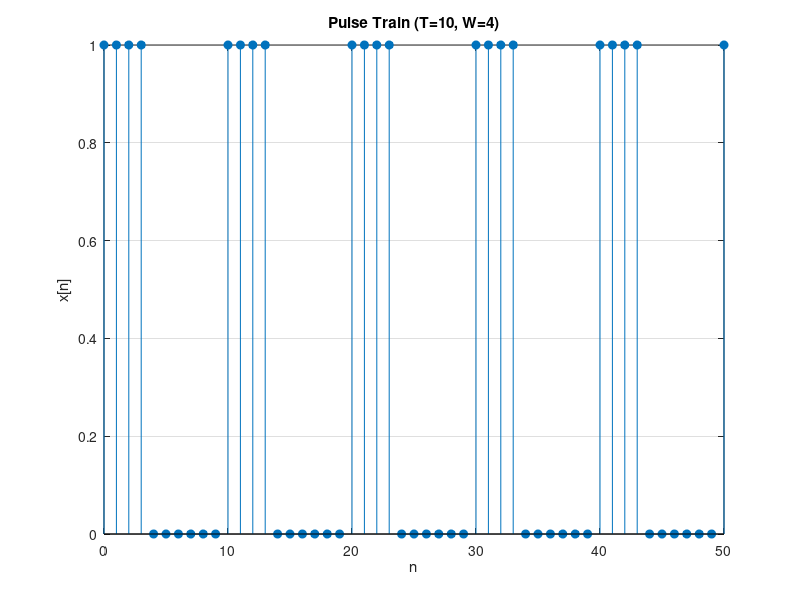

MATLAB code to generate this figure:
n = 0:50;
T = 10; 
W = 4; 
x = mod(n, T) < W; 
stem(n, x, 'filled');
xlabel('n');
ylabel('x[n]');
title('Pulse Train (T=10, W=4)');
grid on;